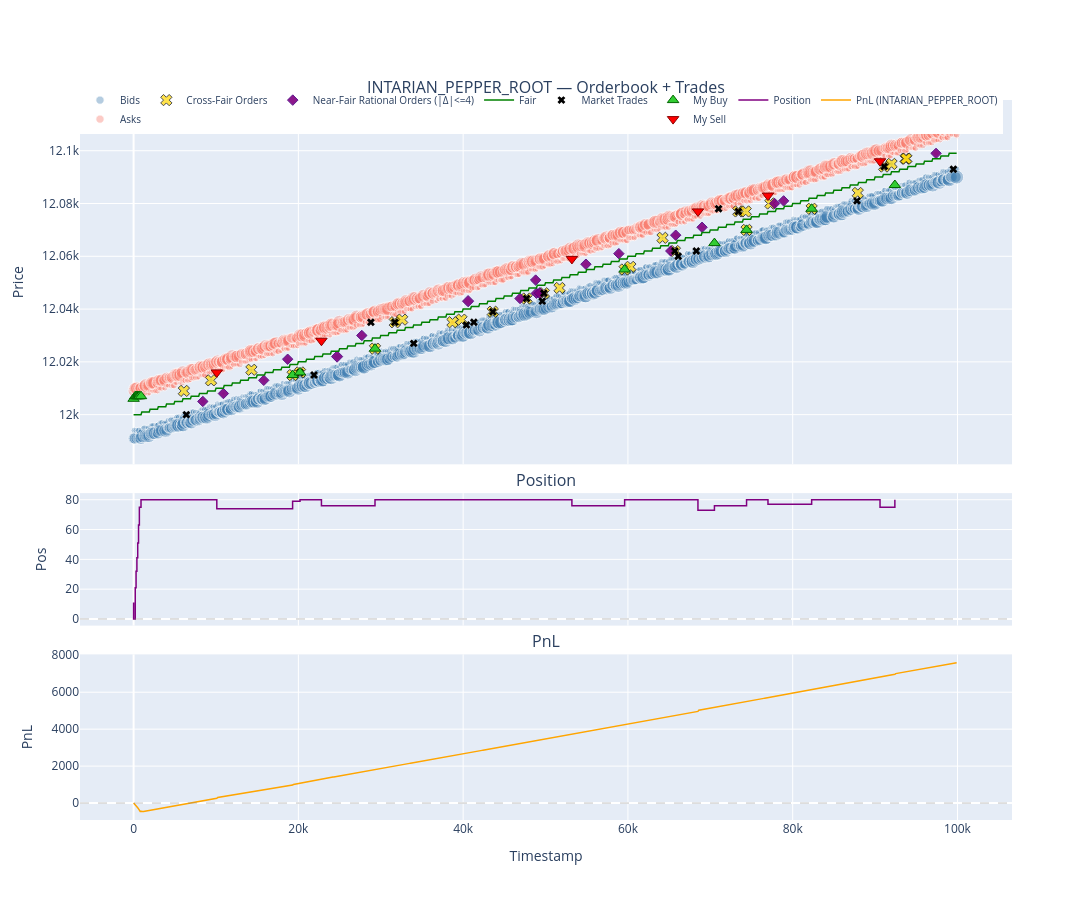

The code cell stored with this chart in its notebook:
### Code cell
fig = plot_review("INTARIAN_PEPPER_ROOT")
fig.show()

### Figure 1 — Plotly figure (JSON) as saved in the notebook; plotly's stock layout.template omitted (floating-point values rounded to 4 significant figures; data arrays with more than 128 entries replaced by an {"elided": "..."} marker saying what was removed)
{"data": [{"customdata": {"elided": "1633x2 int values"}, "hovertemplate": "t=%{x}<br>p=%{y}<br>px=%{customdata[0]}<br>qty=%{customdata[1]}<extra>Bid</extra>", "legendgroup": "ob", "marker": {"color": "steelblue", "opacity": 0.4, "size": {"elided": "1633 float values"}}, "mode": "markers", "name": "Bids", "type": "scatter", "x": {"elided": "1633 int values"}, "xaxis": "x", "y": {"elided": "1633 int values"}, "yaxis": "y"}, {"customdata": {"elided": "1597x2 int values"}, "hovertemplate": "t=%{x}<br>p=%{y}<br>px=%{customdata[0]}<br>qty=%{customdata[1]}<extra>Ask</extra>", "legendgroup": "ob", "marker": {"color": "salmon", "opacity": 0.4, "size": {"elided": "1597 float values"}}, "mode": "markers", "name": "Asks", "type": "scatter", "x": {"elided": "1597 int values"}, "xaxis": "x", "y": {"elided": "1597 int values"}, "yaxis": "y"}, {"customdata": [[12009, 3], [12013, 8], [12017, 6], [12015, 5], [12016, 5], [12025, 4], [12035, 4], [12036, 5], [12035, 8], [12036, 4], [12039, 4], [12044, 4], [12046, 3], [12048, 4], [12055, 4], [12056, 5], [12067, 6], [12062, 8], [12077, 7], [12077, 6], [12070, 4], [12080, 8], [12078, 3], [12084, 3], [12094, 6], [12095, 8], [12097, 6], [12097, 7]], "hovertemplate": "t=%{x}<br>p=%{y}<br>px=%{customdata[0]}<br>qty=%{customdata[1]}<extra>Cross-Fair</extra>", "legendgroup": "irr", "marker": {"color": "gold", "line": {"color": "black", "width": 1}, "size": [10, 10, 10, 10, 10, 10, 10, 10, 10, 10, 10, 10, 10, 10, 10, 10, 10, 10, 10, 10, 10, 10, 10, 10, 10, 10, 10, 10], "symbol": "x"}, "mode": "markers", "name": "Cross-Fair Orders", "type": "scatter", "x": [6100, 9400, 14300, 19300, 20200, 29300, 31700, 32600, 38700, 39800, 43600, 47700, 49800, 51700, 59600, 60300, 64200, 65700, 73400, 74300, 74400, 77300, 82300, 87900, 91100, 92000, 93700, 93800], "xaxis": "x", "y": [12009, 12013, 12017, 12015, 12016, 12025, 12035, 12036, 12035, 12036, 12039, 12044, 12046, 12048, 12055, 12056, 12067, 12062, 12077, 12077, 12070, 12080, 12078, 12084, 12094, 12095, 12097, 12097], "yaxis": "y"}, {"customdata": [[12005, 8], [12008, 7], [12013, 7], [12021, 5], [12022, 12], [12030, 5], [12043, 12], [12044, 9], [12051, 9], [12046, 5], [12046, 12], [12057, 8], [12061, 8], [12062, 8], [12068, 10], [12071, 8], [12080, 11], [12081, 5], [12099, 9]], "hovertemplate": "t=%{x}<br>p=%{y}<br>px=%{customdata[0]}<br>qty=%{customdata[1]}<extra>Near-Fair</extra>", "legendgroup": "near", "marker": {"color": "purple", "line": {"color": "indigo", "width": 1}, "opacity": 0.9, "size": [8, 8, 8, 8, 8.64, 8, 8.64, 8, 8, 8, 8.64, 8, 8, 8, 8, 8, 8, 8, 8], "symbol": "diamond"}, "mode": "markers", "name": "Near-Fair Rational Orders (|Δ|<=4)", "type": "scatter", "x": [8400, 10900, 15800, 18700, 24700, 27700, 40600, 46900, 48800, 48900, 49300, 54900, 58900, 65200, 65800, 69000, 77800, 78900, 97400], "xaxis": "x", "y": [12005, 12008, 12013, 12021, 12022, 12030, 12043, 12044, 12051, 12046, 12046, 12057, 12061, 12062, 12068, 12071, 12080, 12081, 12099], "yaxis": "y"}, {"legendgroup": "fair", "line": {"color": "green", "width": 1.5}, "mode": "lines", "name": "Fair", "type": "scatter", "x": {"elided": "1000 int values"}, "xaxis": "x", "y": {"elided": "1000 int values"}, "yaxis": "y"}, {"customdata": [4, 4, 3, 4, 4, 6, 6, 7, 4, 4, 3, 3, 8, 7, 6, 7, 7, 4, 6, 3], "hovertemplate": "t=%{x}<br>p=%{y}<br>qty=%{customdata}<extra>Mkt</extra>", "legendgroup": "mkt", "marker": {"color": "black", "size": 7, "symbol": "x"}, "mode": "markers", "name": "Market Trades", "type": "scatter", "x": [6400, 20200, 21900, 28800, 31700, 34000, 40400, 41300, 43600, 47700, 49600, 49800, 65700, 66100, 68300, 71000, 73400, 87800, 91100, 99500], "xaxis": "x", "y": [12000, 12016, 12015, 12035, 12035, 12027, 12034, 12035, 12039, 12044, 12043, 12046, 12062, 12060, 12062, 12078, 12077, 12081, 12094, 12093], "yaxis": "y"}, {"customdata": [11, 10, 11, 9, 10, 12, 12, 5, 5, 1, 4, 4, 3, 4, 3, 5], "hovertemplate": "t=%{x}<br>p=%{y}<br>qty=%{customdata}<extra>My Buy</extra>", "legendgroup": "my", "marker": {"color": "limegreen", "line": {"color": "darkgreen", "width": 1}, "size": 10, "symbol": "triangle-up"}, "mode": "markers", "name": "My Buy", "type": "scatter", "x": [0, 200, 300, 400, 500, 600, 700, 900, 19300, 20200, 29300, 59600, 70500, 74400, 82300, 92400], "xaxis": "x", "y": [12006, 12007, 12007, 12007, 12007, 12007, 12007, 12007, 12015, 12016, 12025, 12055, 12065, 12070, 12078, 12087], "yaxis": "y"}, {"customdata": [6, 4, 4, 7, 3, 5], "hovertemplate": "t=%{x}<br>p=%{y}<br>qty=%{customdata}<extra>My Sell</extra>", "legendgroup": "my", "marker": {"color": "red", "line": {"color": "darkred", "width": 1}, "size": 10, "symbol": "triangle-down"}, "mode": "markers", "name": "My Sell", "type": "scatter", "x": [10100, 22800, 53200, 68500, 77000, 90600], "xaxis": "x", "y": [12016, 12028, 12059, 12077, 12083, 12096], "yaxis": "y"}, {"hovertemplate": "t=%{x}<br>pos=%{y}<extra></extra>", "legendgroup": "pos", "line": {"color": "purple", "shape": "hv", "width": 1.5}, "mode": "lines", "name": "Position", "type": "scatter", "x": [0, 0, 200, 300, 400, 500, 600, 700, 900, 10100, 19300, 20200, 22800, 29300, 53200, 59600, 68500, 70500, 74400, 77000, 82300, 90600, 92400], "xaxis": "x2", "y": [11, 0, 21, 32, 41, 51, 63, 75, 80, 74, 79, 80, 76, 80, 76, 80, 73, 76, 80, 77, 80, 75, 80], "yaxis": "y2"}, {"hovertemplate": "t=%{x}<br>PnL=%{y:.1f}<extra></extra>", "legendgroup": "pnl", "line": {"color": "orange", "width": 1.5}, "mode": "lines", "name": "PnL (INTARIAN_PEPPER_ROOT)", "type": "scatter", "x": {"elided": "1000 int values"}, "xaxis": "x3", "y": {"elided": "1000 float values"}, "yaxis": "y3"}], "layout": {"annotations": [{"font": {"size": 16}, "showarrow": false, "text": "INTARIAN_PEPPER_ROOT — Orderbook + Trades", "x": 0.5, "xanchor": "center", "xref": "paper", "y": 1, "yanchor": "bottom", "yref": "paper"}, {"font": {"size": 16}, "showarrow": false, "text": "Position", "x": 0.5, "xanchor": "center", "xref": "paper", "y": 0.454, "yanchor": "bottom", "yref": "paper"}, {"font": {"size": 16}, "showarrow": false, "text": "PnL", "x": 0.5, "xanchor": "center", "xref": "paper", "y": 0.23, "yanchor": "bottom", "yref": "paper"}], "height": 900, "hovermode": "x unified", "legend": {"font": {"size": 10}, "orientation": "h", "x": 0, "y": 1.02}, "shapes": [{"line": {"color": "gray", "dash": "dash", "width": 0.5}, "type": "line", "x0": 0, "x1": 1, "xref": "x2 domain", "y0": 0, "y1": 0, "yref": "y2"}, {"line": {"color": "gray", "dash": "dash", "width": 0.5}, "type": "line", "x0": 0, "x1": 1, "xref": "x3 domain", "y0": 0, "y1": 0, "yref": "y3"}], "width": 1200, "xaxis": {"anchor": "y", "domain": [0, 1], "matches": "x3", "showticklabels": false}, "xaxis2": {"anchor": "y2", "domain": [0, 1], "matches": "x3", "showticklabels": false}, "xaxis3": {"anchor": "y3", "domain": [0, 1], "title": {"text": "Timestamp"}}, "yaxis": {"anchor": "x", "domain": [0.494, 1], "title": {"text": "Price"}}, "yaxis2": {"anchor": "x2", "domain": [0.27, 0.454], "title": {"text": "Pos"}}, "yaxis3": {"anchor": "x3", "domain": [0, 0.23], "title": {"text": "PnL"}}}}
